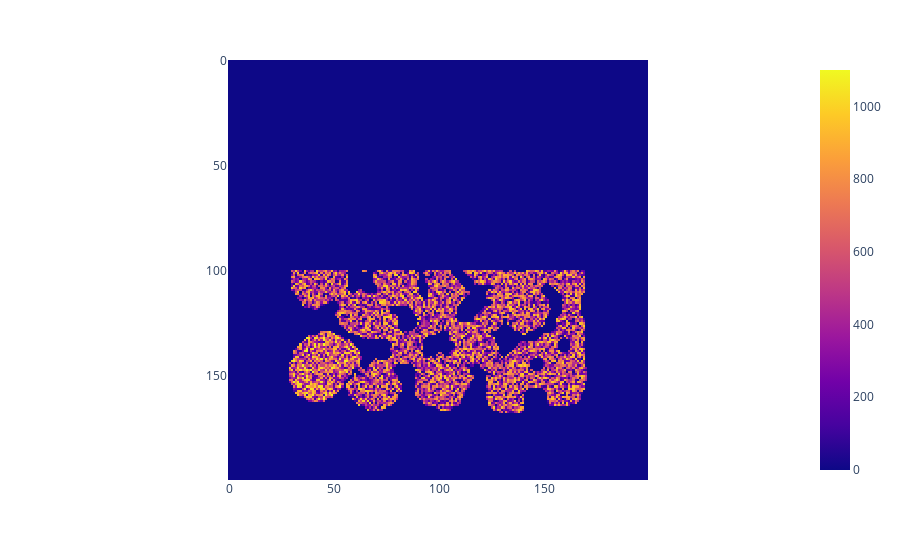

Here is the notebook cell this chart was saved with:
### Code cell
f = game_info.terrain_height.data_numpy.T
f = np.where(f == np.max(f), 100.0, 0.0)
f += 1000 * np.random.rand(*f.shape)
f *= b
f += 1
f[:f.shape[0]//2,:] *= -1.0
f[:f.shape[0]//2,:] = 0.0
#f -= f.mean()
#f /= np.max(abs(f))
#f /= np.prod(f.shape)
px.imshow(f)

### Figure 1 — Plotly figure (JSON) as saved in the notebook; plotly's stock layout.template omitted (floating-point values rounded to 4 significant figures; data arrays with more than 128 entries replaced by an {"elided": "..."} marker saying what was removed)
{"data": [{"coloraxis": "coloraxis", "hovertemplate": "x: %{x}<br>y: %{y}<br>color: %{z}<extra></extra>", "name": "0", "type": "heatmap", "xaxis": "x", "yaxis": "y", "z": {"elided": "200x200 float values"}}], "layout": {"coloraxis": {"colorscale": [[0, "#0d0887"], [0.1111, "#46039f"], [0.2222, "#7201a8"], [0.3333, "#9c179e"], [0.4444, "#bd3786"], [0.5556, "#d8576b"], [0.6667, "#ed7953"], [0.7778, "#fb9f3a"], [0.8889, "#fdca26"], [1, "#f0f921"]]}, "margin": {"t": 60}, "xaxis": {"anchor": "y", "constrain": "domain", "domain": [0, 1], "scaleanchor": "y"}, "yaxis": {"anchor": "x", "autorange": "reversed", "constrain": "domain", "domain": [0, 1]}}}
